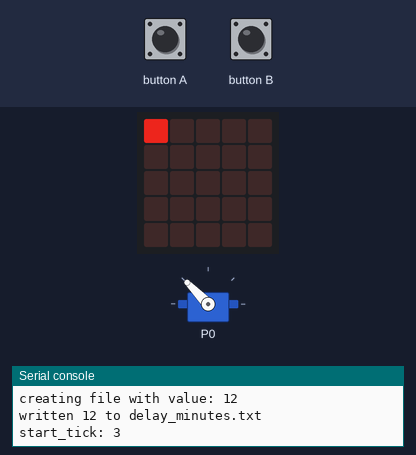
Bench run of a program on a simulated BBC micro:bit running MicroPython. Shown: servo, the board's 5×5 LED display, the last lines printed to the serial console. Inputs (shaded band) come from the test bench. Dim RGB values are drawn brighter than linear; files the program writes start out absent; servo angles are drawn from the pulse width (0.5 ms = 0°, 2.5 ms = 180°); files that are not in the repository are absent.

Above: at 1.2 s.
1.3 s: button A pressed for 0.15 s
At 2.5 s:
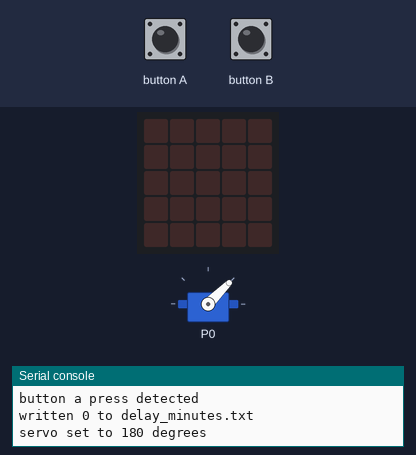
Timing chart, 0 to 4.3 s (numbered marks = the images above; inputs shaded):
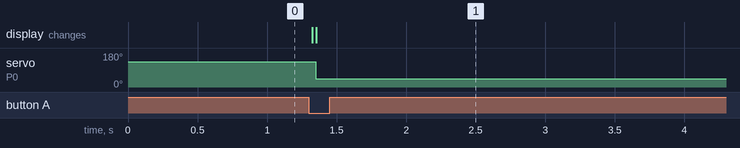

Measured:
- after the input at 1.3 s, servo on P0: 134° → 45° after 0.05 s; the display: first changes at once (image 1 shows a later state)

The program:

feeder.py
```python
'''
Automated feeder. A servo activates after an adjustable delay.
The delay can be increased or decreased using the buttons.
Matthew Oppenheim 2020
delay not saving to persistent file
v1.0 First working version.
'''

# from microbit import button_a, button_b, display, Image, pin0, time
from microbit import *
import time as time

BRIGHT = '7'
DELAY_FILE = 'delay_minutes.txt'
# delay in minutes until the feeder activates
DELAY_MINUTES = 12
# maximum number of LEDs on the board
LEDS = 25
# maximum number of LEDs to use
MAX_DELAY_LEDS = 25
# maximum delay
MAX_DELAY_MINUTES = 300
# how many minutes delay an active LED represents
MINUTES_PER_LED = 12


def delay_initialise(filename=DELAY_FILE, delay=DELAY_MINUTES):
    ''' Initialise the delay file if it does not already exist. '''
    try:
        delay = delay_readfile(filename)
        print('delay file {} already exists with value {}'.format(
            filename, delay))
    except Exception as e:
        print('could not read from {}\nerror {}\n'.format(
            filename, e))
        print('creating file with value: {}'.format(delay))
        delay_writefile(delay)
    if delay < DELAY_MINUTES:
        delay_writefile(DELAY_MINUTES)

def delay_decrease():
    ''' Decrease the value in the delay file. '''
    delay = delay_readfile()
    delay -= MINUTES_PER_LED
    if delay < 0:
        delay = 0
    delay_writefile(delay)

def delay_get_min():
    return int(delay_readfile())

def delay_get_ms():
    ''' Get the delay in ms. '''
    delay_min = delay_get_min()
    delay_ms = delay_min * 60000
    return delay_ms

def delay_increase():
    ''' Increase the value in the delay file. '''
    delay = delay_readfile(DELAY_FILE)
    delay += MINUTES_PER_LED
    if delay > MAX_DELAY_MINUTES:
        delay = MAX_DELAY_MINUTES
    delay_writefile(delay)

def delay_readfile(filename=DELAY_FILE):
    ''' Read from the file on the microbit. '''
    with open(filename, 'r') as my_file:
        content = my_file.read()
    # print('read: {} from: {}'.format(content, filename))
    return int(content)

def delay_writefile(delay):
    ''' Write to the file on the microbit. '''
    with open(DELAY_FILE, 'w') as my_file:
        my_file.write(str(delay))
        print('written {} to {}'.format(delay, DELAY_FILE))


def servo_set_ms_pulse(ms_on, pin):
        # pin.write_analog(1023) is constant on pulse
        # (1023 * ms_on / 20) gives a pulse of length ms_on
        # pulse sets the servo angle
        pin.write_analog(1023 * ms_on / 20)


def servo_set_degree(degrees, pin):
    ''' Set servo position in degrees. '''
    # 180 degrees = 1.0 ms pulse, 0 degrees = 2.0 ms pulse
    servo_set_ms_pulse(2 + (-degrees / 180), pin)
    print('servo set to {} degrees'.format(degrees))


def button_a_pressed():
    ''' Increase the time delay. '''
    print('button a press detected')
    display.show('-')
    sleep(20)
    display.clear()
    delay_decrease()
    display_show_delay(delay_get_min())


def button_b_pressed():
    ''' Decrease the time delay. '''
    print('button b press detected')
    display.show('+')
    sleep(20)
    display.clear()
    delay_increase()
    display_show_delay(delay_get_min())


def display_create_image(num_leds):
    ''' Create the leds_image of num_leds. '''
    leds_string = BRIGHT * num_leds
    leds_string = ":".join(leds_string[i:i+5]
        for i in range(0, len(leds_string), 5))
    leds_image = Image(leds_string + ':')
    return leds_image


def display_show_delay(delay_in_minutes):
    ''' Display the remaining delay. '''
    num_leds = minutes_to_leds(delay_in_minutes)
    display.show(display_create_image(num_leds))


def minutes_to_leds(minutes):
    ''' How many LEDS to light to represent minutes of time. '''
    # add 0.5 as int always rounds down
    num_leds = int(minutes/MINUTES_PER_LED+0.5)
    if num_leds < 1:
        num_leds = 1
    return num_leds


def ms_to_min(ms):
    ''' Convert ms to minutes. '''
    return ms/60000


# setup servo on pin0
# Creates repeated pulses in a 20ms time window.
pin0.set_analog_period(20)
servo_set_degree(0, pin0)
delay_initialise()

start_tick = time.ticks_ms()
print('start_tick: {}'.format(start_tick))
target_ticks = delay_get_ms() + start_tick
display_show_delay(delay_get_min())

while time.ticks_diff(delay_get_ms()+start_tick, time.ticks_ms()) > 0:
#    ticks_left = ticks_diff(delay_file.get_delay_ms(), start_tick)
#    print('remaining ticks:'.format(ticks_left))
    sleep(100)
    # elapsed_ticks = time.ticks_ms() - start_tick
    remaining_tics = time.ticks_diff(delay_get_ms()+start_tick, time.ticks_ms())
    # add 0.5 as int always rounds down
    remaining_minutes = int(ms_to_min(remaining_tics)+0.5)
    # print('remaining_minutes: {}'.format(remaining_minutes))
    display_show_delay(remaining_minutes)

    if button_a.was_pressed() and not button_b.was_pressed():
       button_a_pressed()

    if button_b.was_pressed() and not button_a.was_pressed():
       button_b_pressed()

servo_set_degree(180, pin0)
display.clear()
```
